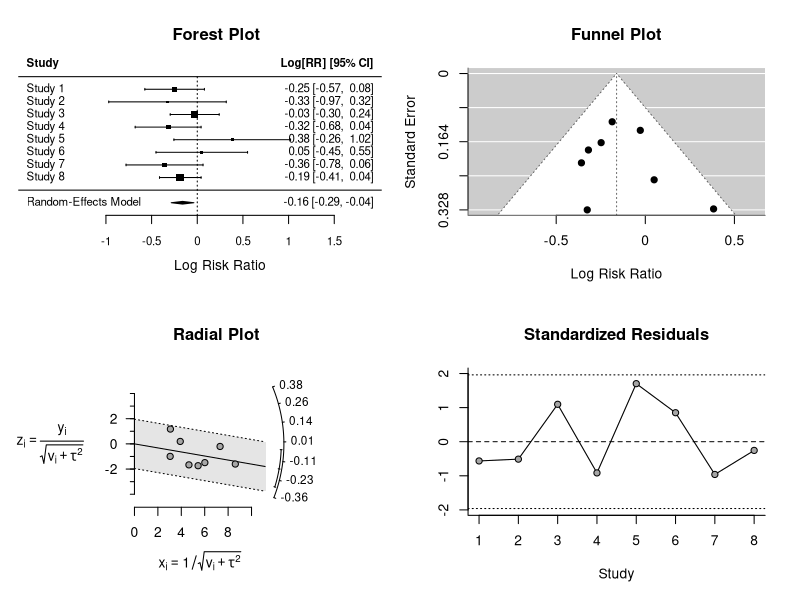
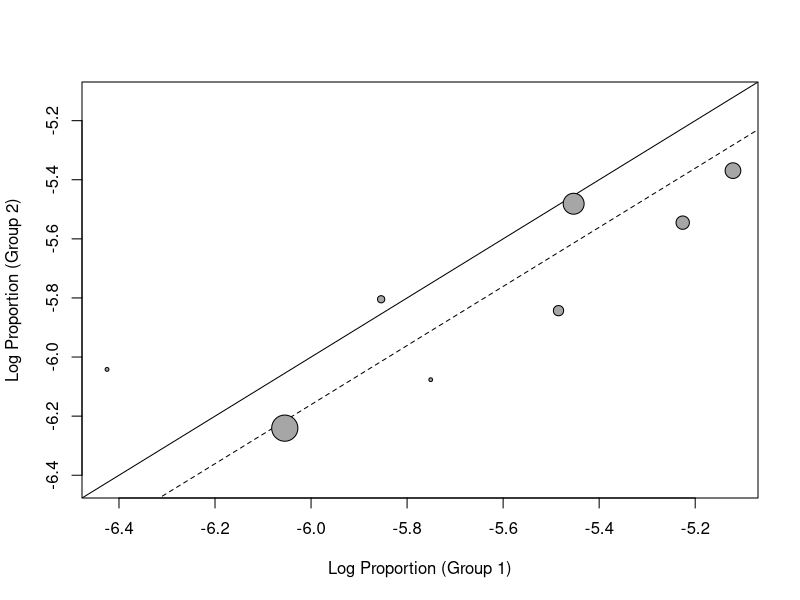
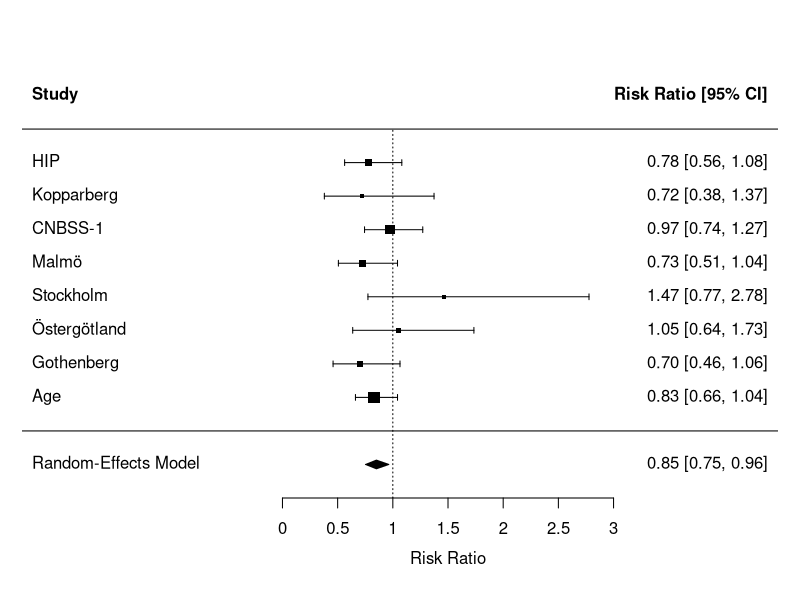
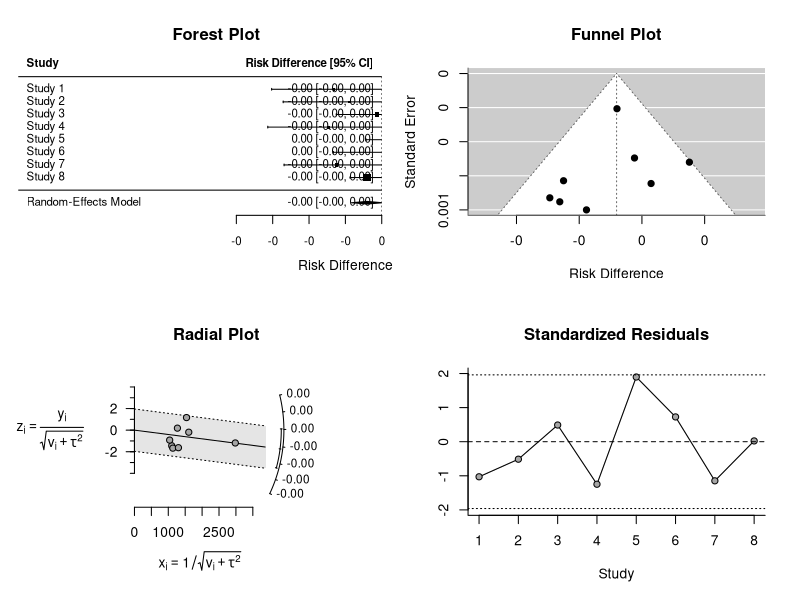
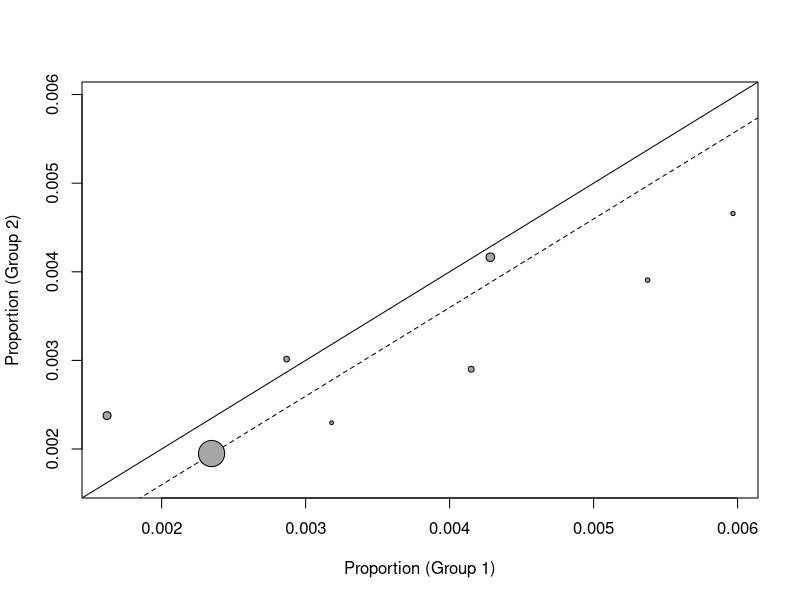
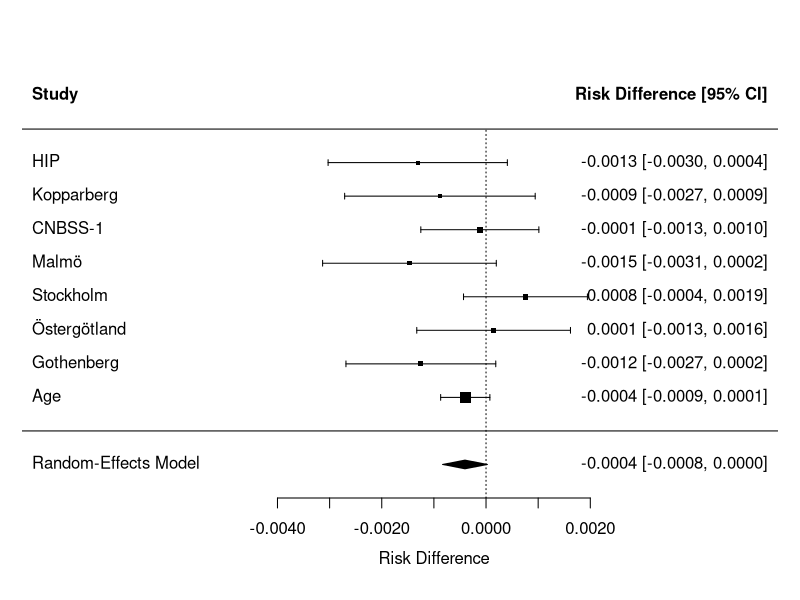

Here is the R script that generated these plots, in order:
## ---- chunk 1
require(metafor)
# require(lme4)
## ---- chunk 2
study <- c("HIP", "Kopparberg", "CNBSS-1", "Malmö", "Stockholm", "Östergötland", "Gothenberg", "Age")
year <- c(1986, 1995, 2002, 2002, 2002, 2002, 2003, 2006)
deaths1 <- c(64, 22, 105, 53, 34, 31, 34, 105)
n1 <- c(13740, 9582, 25214, 13568, 14303, 10285, 11724, 53884)
deaths2 <- c(82, 16, 108, 66, 13, 30, 59, 251)
n2 <- c(13740, 5031, 25216, 12279, 8021, 10459, 14217, 106956)
D <- data.frame(study, year, deaths1, n1, deaths2, n2)
print(D)
## ---- chunk 3
RR <- rma(measure="RR", data=D, ai=deaths1, n1i=n1, ci=deaths2, n2i=n2)
summary(RR)
predict(RR, transf=exp)
## ---- chunk 4
plot(RR)
## ---- chunk 5
labbe(RR)
## ---- chunk 6
forest(RR, slab=study, transf=exp, ref=1)
## ---- chunk 7
RD <- rma(measure="RD", data=D, ai=deaths1, n1i=n1, ci=deaths2, n2i=n2)
summary(RD)
predict(RD)
## ---- chunk 8
plot(RD)
## ---- chunk 9
labbe(RD)
## ---- chunk 10
forest(RD, slab=study, digits=4)
